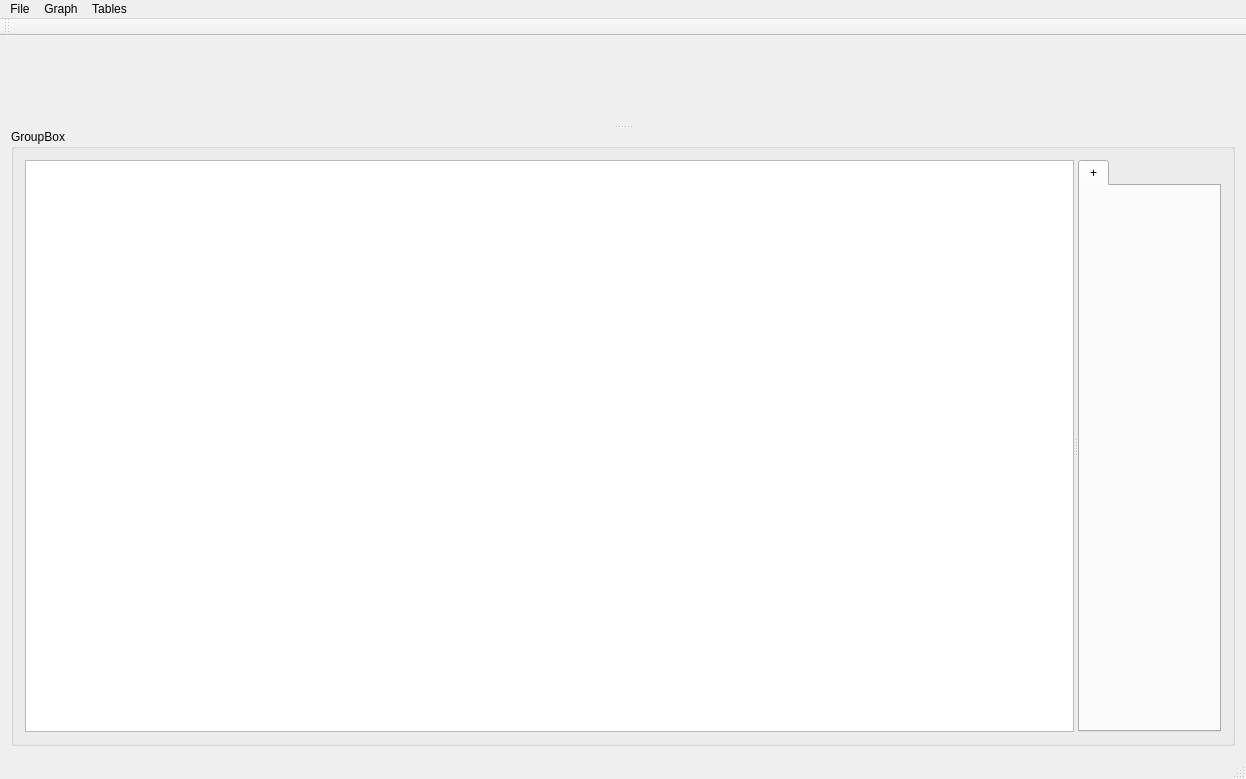
<?xml version="1.0" encoding="UTF-8"?>
<ui version="4.0">
 <class>MainWindow</class>
 <widget class="QMainWindow" name="MainWindow">
  <property name="geometry">
   <rect>
    <x>0</x>
    <y>0</y>
    <width>1246</width>
    <height>779</height>
   </rect>
  </property>
  <property name="windowTitle">
   <string>MainWindow</string>
  </property>
  <widget class="QWidget" name="centralWidget">
   <layout class="QVBoxLayout" name="verticalLayout">
    <item>
     <widget class="QSplitter" name="splitter">
      <property name="orientation">
       <enum>Qt::Vertical</enum>
      </property>
      <widget class="QWidget" name="widget" native="true">
       <property name="sizePolicy">
        <sizepolicy hsizetype="Expanding" vsizetype="Expanding">
         <horstretch>0</horstretch>
         <verstretch>0</verstretch>
        </sizepolicy>
       </property>
      </widget>
      <widget class="QGroupBox" name="groupBox">
       <property name="title">
        <string>GroupBox</string>
       </property>
       <layout class="QHBoxLayout" name="horizontalLayout">
        <item>
         <widget class="QSplitter" name="splitter_2">
          <property name="orientation">
           <enum>Qt::Horizontal</enum>
          </property>
          <widget class="QTreeView" name="subjectsTreeView"/>
          <widget class="QTabWidget" name="addTabWidget">
           <property name="currentIndex">
            <number>0</number>
           </property>
           <widget class="QWidget" name="tab">
            <attribute name="title">
             <string>+</string>
            </attribute>
           </widget>
          </widget>
         </widget>
        </item>
       </layout>
      </widget>
     </widget>
    </item>
   </layout>
  </widget>
  <widget class="QMenuBar" name="menuBar">
   <property name="geometry">
    <rect>
     <x>0</x>
     <y>0</y>
     <width>1246</width>
     <height>21</height>
    </rect>
   </property>
   <widget class="QMenu" name="menuFile">
    <property name="title">
     <string>File</string>
    </property>
    <addaction name="actionOpen"/>
    <addaction name="actionSave"/>
    <addaction name="actionImport"/>
    <addaction name="actionExit"/>
   </widget>
   <widget class="QMenu" name="menuGraph">
    <property name="title">
     <string>Graph</string>
    </property>
    <addaction name="actionExport"/>
    <addaction name="actionClear"/>
   </widget>
   <widget class="QMenu" name="menuTables">
    <property name="title">
     <string>Tables</string>
    </property>
    <addaction name="actionExport_2"/>
   </widget>
   <addaction name="menuFile"/>
   <addaction name="menuGraph"/>
   <addaction name="menuTables"/>
  </widget>
  <widget class="QToolBar" name="mainToolBar">
   <attribute name="toolBarArea">
    <enum>TopToolBarArea</enum>
   </attribute>
   <attribute name="toolBarBreak">
    <bool>false</bool>
   </attribute>
  </widget>
  <widget class="QStatusBar" name="statusBar"/>
  <action name="actionOpen">
   <property name="text">
    <string>Open</string>
   </property>
  </action>
  <action name="actionSave">
   <property name="text">
    <string>Save</string>
   </property>
  </action>
  <action name="actionImport">
   <property name="text">
    <string>Import</string>
   </property>
  </action>
  <action name="actionExit">
   <property name="text">
    <string>Exit</string>
   </property>
  </action>
  <action name="actionExport">
   <property name="text">
    <string>Export</string>
   </property>
  </action>
  <action name="actionClear">
   <property name="text">
    <string>Clear</string>
   </property>
  </action>
  <action name="actionExport_2">
   <property name="text">
    <string>Export</string>
   </property>
  </action>
 </widget>
 <layoutdefault spacing="6" margin="11"/>
 <resources/>
 <connections/>
</ui>
